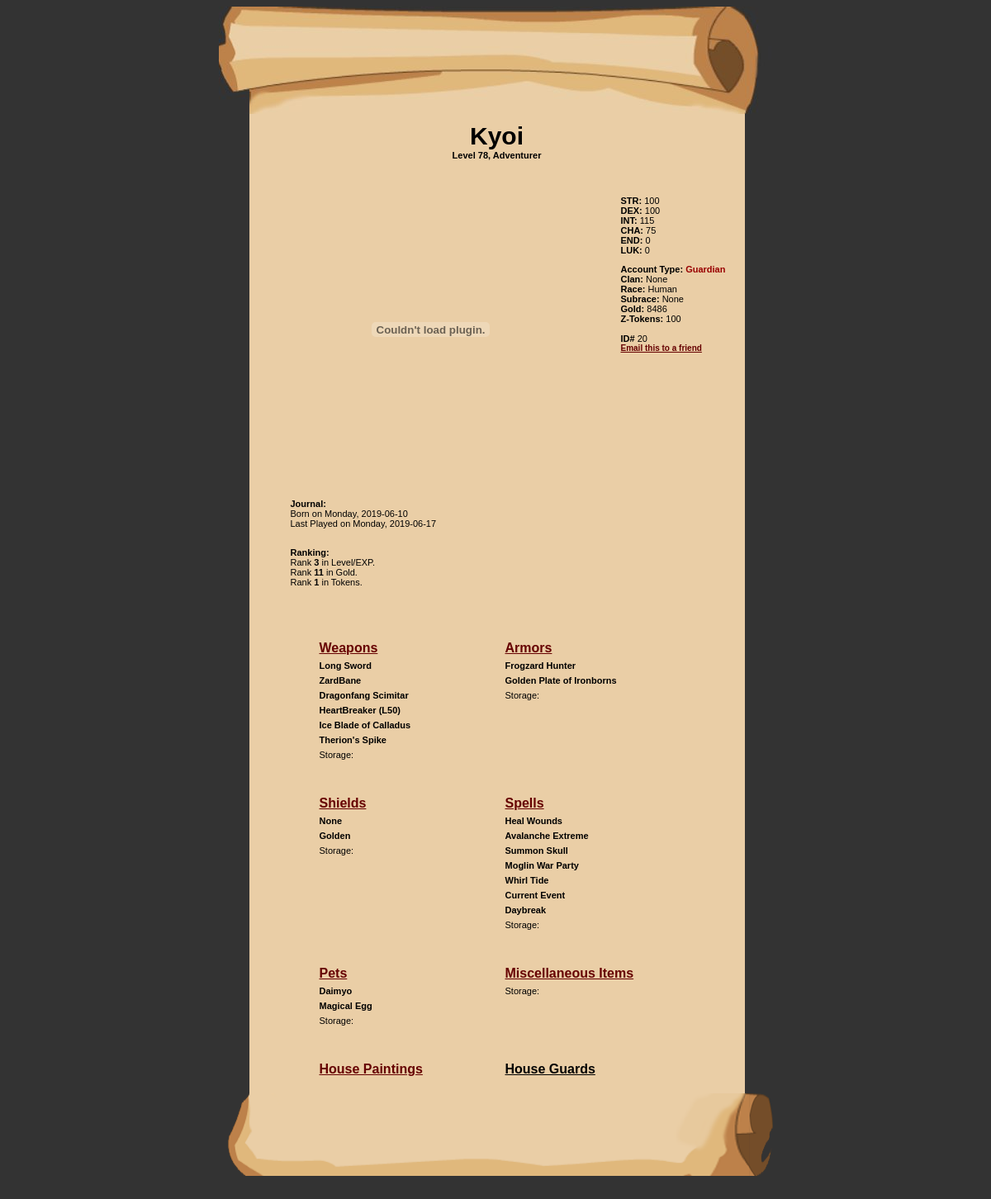
Page /Upload/zw-chardetailnew.php?temp=20 on the committed database.
### tables this page shows
CREATE TABLE IF NOT EXISTS `zw_characters` (
  `id` int(11) NOT NULL AUTO_INCREMENT,
  `charname` varchar(225) NOT NULL,
  `level` int(11) NOT NULL DEFAULT '0',
  `exp` int(11) NOT NULL DEFAULT '0',
  `username` varchar(225) NOT NULL,
  `type` tinyint(1) NOT NULL DEFAULT '3',
  `face` int(11) NOT NULL,
  `facecolors` varchar(225) NOT NULL,
  `class` varchar(225) NOT NULL,
  `chartype` varchar(225) NOT NULL DEFAULT 'Guardian',
  `gold` int(11) NOT NULL DEFAULT '1000',
  `tokens` int(11) NOT NULL DEFAULT '100',
  `strength` int(11) NOT NULL DEFAULT '0',
  `dexterity` int(11) NOT NULL DEFAULT '0',
  `intelligence` int(11) NOT NULL DEFAULT '0',
  `charm` int(11) NOT NULL DEFAULT '0',
  `endurance` int(11) NOT NULL DEFAULT '0',
  `luck` int(11) NOT NULL DEFAULT '0',
  `race` varchar(225) NOT NULL DEFAULT 'Human',
  `subrace` varchar(225) NOT NULL DEFAULT 'None',
  `clan` varchar(225) NOT NULL DEFAULT 'None',
  `createdday` varchar(225) NOT NULL DEFAULT 'Someday',
  `createddate` varchar(225) NOT NULL DEFAULT 'Sometime',
  `playedday` varchar(225) NOT NULL DEFAULT 'Someday',
  `playeddate` varchar(225) NOT NULL DEFAULT 'Sometime',
  `armorcolors` varchar(225) NOT NULL DEFAULT '0x333333,0xFFFFFF,0xFF0000',
  `staff` tinyint(1) NOT NULL DEFAULT '0',
  `banned` tinyint(1) NOT NULL DEFAULT '0',
  `extraweaponSlot` int(11) NOT NULL DEFAULT '0',
  `extraarmorSlot` int(11) NOT NULL DEFAULT '0',
  `extrashieldSlot` int(11) NOT NULL DEFAULT '0',
  `extraspellSlot` int(11) NOT NULL DEFAULT '0',
  `extrapetSlot` int(11) NOT NULL DEFAULT '0',
  `extramiscSlot` int(11) NOT NULL DEFAULT '0',
  `extrahouseSlot` int(11) NOT NULL DEFAULT '0',
  `wins` int(11) NOT NULL DEFAULT '0',
  `deaths` int(11) NOT NULL DEFAULT '0',
  `HPotion` int(11) DEFAULT '1',
  `MPotion` int(11) DEFAULT '1',
  PRIMARY KEY (`id`)
);

CREATE TABLE IF NOT EXISTS `zw_items` (
  `CharId` int(11) NOT NULL,
  `AdjustId` int(11) NOT NULL AUTO_INCREMENT,
  `ItemId` int(11) NOT NULL,
  `ItemCat` varchar(225) NOT NULL DEFAULT 'weapon',
  `SortNumber` int(11) NOT NULL,
  `PetName` varchar(225) NOT NULL,
  UNIQUE KEY `AdjustId` (`AdjustId`),
  UNIQUE KEY `AdjustId_2` (`AdjustId`)
);

CREATE TABLE IF NOT EXISTS `zw_weapons` (
  `ItemId` int(11) NOT NULL,
  `ItemName` varchar(225) NOT NULL,
  `ItemDesc` varchar(225) NOT NULL,
  `ItemElement` varchar(225) NOT NULL,
  `ItemType` varchar(225) NOT NULL,
  `ItemPowerLevel` int(11) NOT NULL,
  `ItemLevel` int(11) NOT NULL,
  `ItemPowerExp` int(11) NOT NULL,
  `Dropable` tinyint(1) NOT NULL DEFAULT '1',
  `BuyType` tinyint(1) NOT NULL DEFAULT '1',
  `HoursOwned` int(11) NOT NULL DEFAULT '0',
  `BaseDamage` int(11) NOT NULL,
  `RandomDamage` int(11) NOT NULL,
  `ItemBonus` int(11) NOT NULL,
  `Buyable` tinyint(1) NOT NULL DEFAULT '1',
  `Extra` varchar(225) NOT NULL,
  `Price` int(11) NOT NULL,
  `SellPrice` int(11) NOT NULL,
  `proc` int(11) DEFAULT NULL,
  `procframe` varchar(225) DEFAULT NULL
);

CREATE TABLE IF NOT EXISTS `zw_armors` (
  `ItemId` int(11) NOT NULL,
  `ItemName` varchar(225) NOT NULL,
  `ItemDesc` varchar(225) NOT NULL,
  `ItemElement` varchar(225) NOT NULL,
  `ItemType` varchar(225) NOT NULL DEFAULT 'Melee',
  `Price` int(11) NOT NULL DEFAULT '0',
  `SellPrice` int(11) NOT NULL DEFAULT '0',
  `Dropable` tinyint(1) NOT NULL,
  `PowerLevel` int(11) NOT NULL,
  `ItemLevel` int(11) NOT NULL,
  `BuyType` tinyint(1) NOT NULL,
  `Buyable` tinyint(1) NOT NULL DEFAULT '1',
  `HoursOwned` int(11) NOT NULL,
  `Extra` varchar(225) NOT NULL,
  `ArmorFire` int(11) NOT NULL,
  `ArmorWater` int(11) NOT NULL,
  `ArmorIce` int(11) NOT NULL,
  `ArmorWind` int(11) NOT NULL,
  `ArmorEarth` int(11) NOT NULL,
  `ArmorEnergy` int(11) NOT NULL,
  `ArmorLight` int(11) NOT NULL,
  `ArmorDarkness` int(11) NOT NULL,
  `ArmorMelee` int(11) NOT NULL,
  `ArmorRanged` int(11) NOT NULL,
  `ArmorMagic` int(11) NOT NULL,
  UNIQUE KEY `ItemId` (`ItemId`)
);

CREATE TABLE IF NOT EXISTS `zw_shields` (
  `ItemId` int(11) NOT NULL,
  `ItemName` varchar(225) NOT NULL,
  `ItemDesc` varchar(225) NOT NULL,
  `ItemElement` varchar(225) NOT NULL,
  `ItemType` varchar(225) NOT NULL DEFAULT 'Melee',
  `Price` int(11) NOT NULL DEFAULT '0',
  `SellPrice` int(11) NOT NULL DEFAULT '0',
  `Dropable` tinyint(1) NOT NULL,
  `PowerLevel` int(11) NOT NULL,
  `ItemLevel` int(11) NOT NULL,
  `BuyType` tinyint(1) NOT NULL DEFAULT '1',
  `Buyable` tinyint(1) NOT NULL,
  `HoursOwned` int(11) NOT NULL,
  `Extra` varchar(225) NOT NULL,
  `ArmorFire` int(11) NOT NULL,
  `ArmorWater` int(11) NOT NULL,
  `ArmorIce` int(11) NOT NULL,
  `ArmorWind` int(11) NOT NULL,
  `ArmorEarth` int(11) NOT NULL,
  `ArmorEnergy` int(11) NOT NULL,
  `ArmorLight` int(11) NOT NULL,
  `ArmorDarkness` int(11) NOT NULL,
  `ArmorMelee` int(11) NOT NULL,
  `ArmorRanged` int(11) NOT NULL,
  `ArmorMagic` int(11) NOT NULL
);

CREATE TABLE IF NOT EXISTS `zw_spells` (
  `ItemId` int(11) NOT NULL,
  `ItemName` varchar(225) NOT NULL,
  `ItemDesc` varchar(225) NOT NULL,
  `ItemElement` varchar(225) NOT NULL,
  `ItemType` varchar(225) NOT NULL DEFAULT 'Melee',
  `Cost` int(11) NOT NULL,
  `Price` int(11) NOT NULL DEFAULT '0',
  `SellPrice` int(11) NOT NULL DEFAULT '0',
  `Dropable` tinyint(1) NOT NULL,
  `PowerLevel` int(11) NOT NULL,
  `ItemLevel` int(11) NOT NULL,
  `BuyType` tinyint(1) NOT NULL DEFAULT '1',
  `Buyable` tinyint(1) NOT NULL,
  `HoursOwned` int(11) NOT NULL,
  `Extra` varchar(225) DEFAULT NULL
);

CREATE TABLE IF NOT EXISTS `zw_pets` (
  `ItemId` int(11) NOT NULL,
  `ItemName` varchar(225) NOT NULL,
  `ItemDesc` varchar(225) NOT NULL,
  `ItemElement` varchar(225) NOT NULL,
  `ItemType` varchar(225) NOT NULL DEFAULT 'Melee',
  `Charisma` int(11) NOT NULL,
  `Price` int(11) NOT NULL DEFAULT '0',
  `SellPrice` int(11) NOT NULL DEFAULT '0',
  `Dropable` tinyint(1) NOT NULL,
  `PowerLevel` int(11) NOT NULL,
  `ItemLevel` int(11) NOT NULL,
  `BuyType` tinyint(1) NOT NULL DEFAULT '1',
  `Buyable` tinyint(1) NOT NULL,
  `HoursOwned` int(11) NOT NULL,
  `Extra` varchar(225) NOT NULL,
  `BaseHP` int(11) NOT NULL,
  `BaseDamage` int(11) NOT NULL,
  `RandomDamage` int(11) NOT NULL,
  `BonusToHit` int(11) NOT NULL
);

### Upload/zw-chardetailnew.php (the view, shortened to what the rows shown need)
<?php
$charid = mysql_real_escape_string(stripslashes($_GET["temp"]));
$character = mysql_query("SELECT * FROM zw_characters WHERE id='{$charid}' LIMIT 1");
$chr = mysql_fetch_array($character);
?>
<HTML>
<HEAD>
	<link href="images/css/chardetail.css" rel="stylesheet" type="text/css" />
</HEAD>
<BODY>
<TABLE WIDTH="671" BORDER="0" align="center" CELLPADDING="0" CELLSPACING="0">
	<TR>
		<TD width="600" align="left" valign="top" bgcolor="#EACEA6">
		 <table width="600" border="0" cellpadding="10" cellspacing="0">
          <tr align="center">
            <td colspan="2">
				<p>
					<span class="style1"><?php echo $chr["charname"]; ?></span><br>
					<b>Level <?php echo $chr["level"]; ?>, <?php echo $chr["class"]; ?></b>
				</p>
			</td>
          </tr>
          <tr>
            <td align="left" valign="top">
				<br/>
				<p>
            	  <b>STR:</b> <?php echo $chr["strength"]; ?><br/>
		          <b>DEX:</b> <?php echo $chr["dexterity"]; ?><br/>
	              <b>INT:</b> <?php echo $chr["intelligence"]; ?><br/>
				  <b>CHA:</b> <?php echo $chr["charm"]; ?><br/>
				  <b>END:</b> <?php echo $chr["endurance"]; ?><br/>
				  <b>LUK:</b> <?php echo $chr["luck"]; ?><br/>
				</p>
				<p>
					<b>Account Type:</b><span class="style5">
						<?php echo $chr["chartype"]; ?>
					</span>
				  <br />
 				  <b>Clan: </b> <?php echo $chr["clan"]; ?><br/>
				  <b>Race: </b> <?php echo $chr["race"]; ?><br/>
 				  <b>Subrace: </b> <?php echo $chr["subrace"]; ?><br/>
                  <b>Gold:</b> <?php echo $chr["gold"]; ?><br/>
                  <b>Z-Tokens:</b> <?php echo $chr["tokens"]; ?><br/>
                  <br/>
				  <b>ID#</b> <?php echo $charid; ?><br>
                    <a href="mailto:yourfriend@email.com?subject=AdventureQuest Character Sheet&body=The link to my character is: http://divi.hobo-studios.org/charview.php?id=<?php echo $charid; ?>" class="style2"><b>Email this to a friend</b></a>
                </p>
            </td>
        </tr>
		<tr>
		<td>
		  <blockquote>
			<b>Journal:</b><br/>
				Born on <?php echo $chr["createdday"]; ?>, <?php echo $chr["createddate"]; ?><br/>
				Last Played on <?php echo $chr["playedday"]; ?>, <?php echo $chr["playeddate"]; ?><br/><br/>
			</blockquote>
			<?php if ($chr["staff"] != 1 && $chr["banned"] != 1) { ?>
			<blockquote>
			<b>Ranking:</b><br/>
				Rank <b></b> in Level/EXP.<br/>
				Rank <b></b> in Gold.<br/>
				Rank <b></b> in Tokens.<br/>
			</blockquote>
			<?php }; ?>
		</td>
	</tr>
      <tr>
        <td colspan="2" align="left" valign="top">
		<table width="450" cellspacing="0" cellpadding="6" align="center">
		<tr valign="top">
		  <td width="205">
			<table width="200" cellpadding="2">
				<?php
				$weapons = mysql_query("SELECT * FROM zw_items WHERE ItemCat='weapon' AND CharId='{$charid}' ORDER BY SortNumber ASC LIMIT 8");
				while($wep = mysql_fetch_array($weapons)){
				$information = mysql_query("SELECT * FROM zw_weapons WHERE ItemId='{$wep["ItemId"]}'");
				$i = mysql_fetch_array($information);
				?>
				<tr align="left" valign="top">
					<td class="normal" nowrap>
						<b><?php echo $i["ItemName"]; ?></b></td>
				</tr>
      <?php
       }
      ?>
			</table>
		  </td>
		  <td width="205">
			<table width="200" cellpadding="2">
				<?php
				$armors = mysql_query("SELECT * FROM zw_items WHERE ItemCat='armor' AND CharId='{$charid}' ORDER BY SortNumber ASC LIMIT 8");
				while($arm = mysql_fetch_array($armors)){
				$information1 = mysql_query("SELECT * FROM zw_armors WHERE ItemId='{$arm["ItemId"]}'");
				$i1 = mysql_fetch_array($information1);
				?>
				<tr align="left" valign="top">
					<td class="normal" nowrap>
						<b><?php echo $i1["ItemName"]; ?></b></td>
				</tr>
      <?php
       }
      ?>
			</table>
		  </td>
		</tr>
		<tr valign="top">
		  <td width="205">
			<table width="200" cellpadding="2">
								<?php
				$shields = mysql_query("SELECT * FROM zw_items WHERE ItemCat='shield' AND CharId='{$charid}' ORDER BY SortNumber ASC LIMIT 8");
				while($sld = mysql_fetch_array($shields)){
				$information2 = mysql_query("SELECT * FROM zw_shields WHERE ItemId='{$sld["ItemId"]}'");
				$i2 = mysql_fetch_array($information2);
				?>
				<tr align="left" valign="top">
					<td class="normal" nowrap>
						<b><?php echo $i2["ItemName"]; ?></b></td>
				</tr>
      <?php
       }
      ?>
			</table>
		</td>
		<td width="205">
			<table width="200" cellpadding="2">
												<?php
				$spells = mysql_query("SELECT * FROM zw_items WHERE ItemCat='spell' AND CharId='{$charid}' ORDER BY SortNumber ASC LIMIT 8");
				while($spl = mysql_fetch_array($spells)){
				$information3 = mysql_query("SELECT * FROM zw_spells WHERE ItemId='{$spl["ItemId"]}'");
				$i3 = mysql_fetch_array($information3);
				?>
				<tr align="left" valign="top">
					<td class="normal" nowrap>
						<b><?php echo $i3["ItemName"]; ?></b></td>
				</tr>
      <?php
       }
      ?>
			</table>
  		  </td>
		</tr>
		<tr valign="top">
		  <td width="205">
			<table width="200" cellpadding="2">
												<?php
				$pets = mysql_query("SELECT * FROM zw_items WHERE ItemCat='pet' AND CharId='{$charid}' ORDER BY SortNumber ASC LIMIT 8");
				while($pet = mysql_fetch_array($pets)){
				$information4 = mysql_query("SELECT * FROM zw_pets WHERE ItemId='{$pet["ItemId"]}'");
				$i4 = mysql_fetch_array($information4);
				?>
				<tr align="left" valign="top">
					<td class="normal" nowrap>
						<b><?php echo $i4["ItemName"]; ?></b></td>
				</tr>
      <?php
       }
      ?>
			</table>
		</td>
	</tr>
	</table>
	</td>
	</tr>
	</table>
</td>
</tr>
</TABLE>
<br/>
<br/>
</BODY>
</HTML>

### rows in the picture
zw_characters: charname "Kyoi", level "78", class "Adventurer", strength "100", dexterity "100", intelligence "115", charm "75", endurance "0", luck "0", chartype "Guardian", clan "None", race "Human", subrace "None", gold "8486", tokens "100", createdday "Monday", createddate "2019-06-10", playedday "Monday", playeddate "2019-06-17"
zw_items: zw_weapons.ItemName "Long Sword"
zw_items: zw_weapons.ItemName "ZardBane"
zw_items: zw_weapons.ItemName "Dragonfang Scimitar"
zw_items: zw_weapons.ItemName "HeartBreaker (L50)"
zw_items: zw_weapons.ItemName "Ice Blade of Calladus"
zw_items: zw_weapons.ItemName "Therion's Spike"
zw_items: ItemId.ItemName "Frogzard Hunter"
zw_items: ItemId.ItemName "Golden Plate of Ironborns"
zw_items: zw_shields.ItemName "None"
zw_items: zw_shields.ItemName "Golden"
zw_items: zw_spells.ItemName "Heal Wounds"
zw_items: zw_spells.ItemName "Avalanche Extreme"
zw_items: zw_spells.ItemName "Summon Skull"
zw_items: zw_spells.ItemName "Moglin War Party"
zw_items: zw_spells.ItemName "Whirl Tide"
zw_items: zw_spells.ItemName "Current Event"
zw_items: zw_spells.ItemName "Daybreak"
zw_items: zw_pets.ItemName "Daimyo"
zw_items: zw_pets.ItemName "Magical Egg"

### other values in the picture
$charid "20"
$levelrank2['count(*)']+1 "3"
$goldrank2['count(*)']+1 "11"
$tokenrank2['count(*)']+1 "1"
